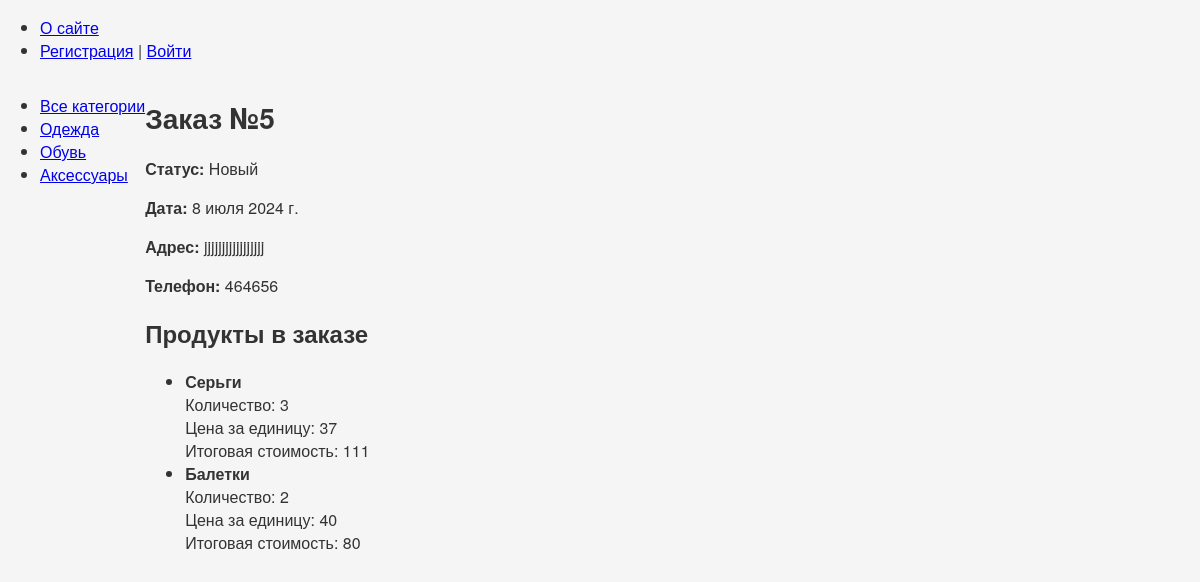
The app's page /orders/5 with its own data.
### store/models.py (models this page shows, shortened)
class Category(models.Model):
    name = models.CharField(max_length=50)
    slug = models.SlugField(max_length=255, unique=True, db_index=True, verbose_name="URL")
    def get_absolute_url(self):
        return reverse('cat_products', kwargs={'cat_slug': self.slug})

class Order(models.Model):
    ORDER_STATUS_CHOICES = [
        ('new', 'Новый'),
        ('processing', 'В обработке'),
        ('ready', 'Готов'),
        ('received', 'Получен'),
    ]
    ORDER_STATUS_DICT = dict(ORDER_STATUS_CHOICES)
    customer = models.ForeignKey(User, on_delete=models.CASCADE)
    address = models.CharField(max_length=50, default='', blank=True)
    phone = models.CharField(max_length=50, default='', blank=True)
    date = models.DateField(default=datetime.datetime.today)
    status = models.CharField(max_length=20, choices=ORDER_STATUS_CHOICES, default='new')
    @property
    def status_display(self):
        return self.ORDER_STATUS_DICT.get(self.status)

class OrderItem(models.Model):
    order = models.ForeignKey(Order, on_delete=models.CASCADE)
    product = models.ForeignKey(Products, on_delete=models.CASCADE)
    quantity = models.IntegerField(default=1)
    price = models.IntegerField()

class Products(models.Model):
    name = models.CharField(max_length=60)
    price = models.IntegerField(default=0)
    category = models.ForeignKey(Category, on_delete=models.CASCADE, default=1)
    description = models.CharField(max_length=250, default='', blank=True, null=True)
    image = models.ImageField(upload_to='uploads/products/%Y/%m/%d/')
    quantity = models.IntegerField(default=0)
    slug = models.SlugField(max_length=255, unique=True, db_index=True, verbose_name="URL")

### store/views.py (the view)
# urls.py: path('orders/<int:pk>', ShowOrder.as_view(), name='one_order'),
class ShowOrder(DataMixin, DetailView):
    model = Order
    template_name = 'store/order.html'
    context_object_name = 'order'
    def get_object(self):
        return Order.objects.get(pk=self.kwargs['pk'])
    def get_context_data(self, *, object_list=None, **kwargs):
        context = super().get_context_data(**kwargs)
        order = self.get_object()
        order_items = OrderItem.objects.filter(order=order)
        context['order_items'] = order_items
        c_def = self.get_user_context(title="Заказ")
        context.update(c_def)
        return context

### store/utils.py (called while the page is built)
    def get_user_context(self, **kwargs):
        context = kwargs
        cats = Category.objects.annotate(Count('products'))
        user_menu = menu.copy()
        context['menu'] = user_menu
        context['cats'] = cats
        if 'cat_selected' not in context:
            context['cat_selected'] = 0
        return context

### store/templates/store/order.html
{% extends 'store/base.html' %}
{% block content %}
                    <h1>Заказ №{{ order.id }}</h1>
                    <strong>Статус:</strong> {{ order.status_display}}</p>
                    <strong>Дата:</strong> {{ order.date }}</p>
                    <strong>Адрес:</strong> {{ order.address }}</p>
                    <strong>Телефон:</strong> {{ order.phone }}</p>
<h2>Продукты в заказе</h2>
<ul>
    {% for item in order_items %}
    <li>
        <strong>{{ item.product.name }}</strong><br>
        Количество: {{ item.quantity }}<br>
        Цена за единицу: {{ item.product.price }}<br>
        Итоговая стоимость: {{ item.price }}
    </li>
    {% endfor %}
</ul>
{% endblock %}

### store/templates/store/base.html (shortened to what this page needs)
{% load static %}
<!DOCTYPE html>
<html>
<head>
    <link rel="stylesheet" href="{% static 'store/css/styles.css' %}">
</head>
<body>
<table class="table-page" border="0" cellpadding="0" cellspacing="0">
    <tr>
        <td valign="top">
            {% block mainmenu %}
            <ul id="mainmenu" class="mainmenu">
                {% for m in menu %}
                <li><a href="{% url m.url_name %}">{{m.title}}</a></li>
                {% endfor %}
                {% if request.user.is_authenticated %}
                <li class="last"> {{user.username}} | <a href="{% url 'logout' %}">Выйти</a></li>
                {% else %}
                <li class="last"><a href="{% url 'register' %}">Регистрация</a> | <a href="{% url 'login' %}">Войти</a>
                </li>
                {% endif %}
            </ul>
            {% endblock mainmenu %}
            <table class="table-content" border=0 cellpadding="0" cellspacing="0">
                <tr>
                    <td valign="top" class="left-chapters">
                        <ul id="leftchapters">
                            {% if request.resolver_match.url_name == 'products' and cat_selected == 0 %}
                                <li class="selected">Все категории</li>
                            {% else %}
                                <li><a href="{% url 'products' %}">Все категории</a></li>
                            {% endif %}
                            {% for c in cats %}
                                {% if c.products__count > 0 %}
                                {% if c.pk == cat_selected %}
                                <li class="selected">{{c.name}}</li>
                                {% else %}
                                <li><a href="{{ c.get_absolute_url }}">{{c.name}}</a></li>
                                {% endif %}
                                {% endif %}
                            {% endfor %}
                        </ul>
                    </td>
                    <td valign="top" class="content">
                        <div class="content-text">
                            {% block content %}
                            {% endblock %}
                        </div>
                    </td>
                </tr>
            </table>
        </td>
    </tr>
</body>
</html>

### store/static/store/css/styles.css (style rules this page uses)
body { font-family: 'Helvetica Neue', Helvetica, Arial, sans-serif; background-color: #f5f5f5; margin: 0; padding: 0; color: #333; }
h1 { font-size: 28px; color: #333; }

### records on screen
Category: name "Одежда"
Category: name "Обувь"
Category: name "Аксессуары"
Order: id "5", status_display "Новый", date "8 июля 2024 г.", address "jjjjjjjjjjjjjjjjj", phone "464656"
OrderItem: product.name "Серьги", quantity "3", product.price "37", price "111"
OrderItem: product.name "Балетки", quantity "2", product.price "40", price "80"

### other values on screen
{{ m.title }} "О сайте"
